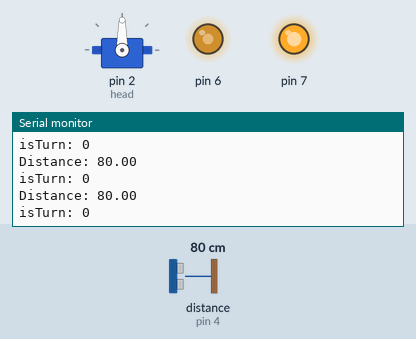
This sketch was run on a simulated Arduino Uno, built with avr-gcc and run on an emulated ATmega328P. On the bench: servo, output pins drawn as LEDs (lit = HIGH), the last lines printed to the serial monitor. The inputs (shaded band) are chosen by the test bench; at power-on: distance to the obstacle (sensor on pin 4) 80 cm.

Above: at 1.2 s.
1.3 s: distance to the obstacle (sensor on pin 4) set to 37 cm
At 1.46 s:
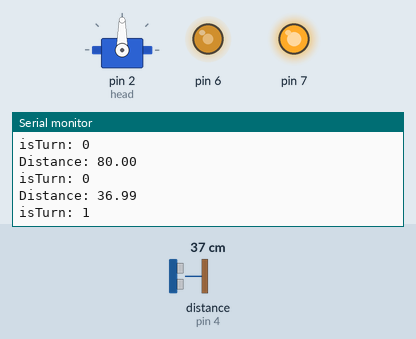
4.3 s: distance to the obstacle (sensor on pin 4) set to 35 cm
At 4.36 s:
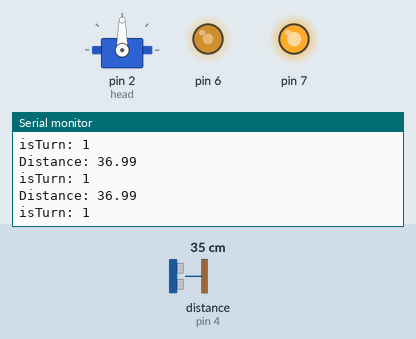
Timing chart, 0 to 7.3 s (numbered marks = the images above; inputs shaded):
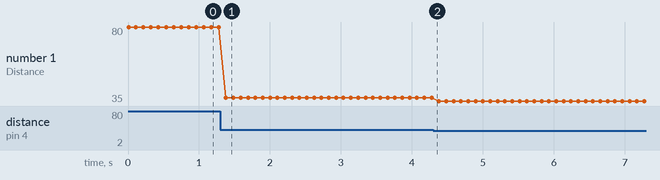

The sketch:

EntBotSketch.ino
```cpp
#include <Servo.h>
#include <Ultrasonic.h>

Servo head;
Ultrasonic ultrasonic(3,4);
boolean side = true;
boolean isTurn = false;

void setup() {
  Serial.begin(9600);
  Serial.println("setup in");
  head.attach(2);
  digitalWrite(8, side?HIGH:LOW);
  digitalWrite(9, !side?HIGH:LOW);
  digitalWrite(10, !side?HIGH:LOW);
  digitalWrite(11, side?HIGH:LOW);
  analogWrite(6,150);
  analogWrite(7,150);
  head.write(90);
}

float cmMsec;
void loop() {
  long microsec = ultrasonic.timing();
  cmMsec = ultrasonic.convert(microsec, Ultrasonic::CM);
  Serial.print("Distance: ");
  Serial.println(cmMsec);
  if(cmMsec < 40){
    isTurn = true;
  }else{
    isTurn = false;
  }
  Serial.print("isTurn: ");
  Serial.println(isTurn);
  chooseDirection();
  delay(100);
}

void chooseDirection(){
  if(isTurn){
    digitalWrite(8, side?HIGH:LOW);
    digitalWrite(9, !side?HIGH:LOW);
    digitalWrite(10, !side?HIGH:LOW);
    digitalWrite(11, side?HIGH:LOW);
  } else {
    digitalWrite(8, side?HIGH:LOW);
    digitalWrite(9, !side?HIGH:LOW);
    digitalWrite(10, side?HIGH:LOW);
    digitalWrite(11, !side?HIGH:LOW);
  }
}
```

Measured:
- after the input at 1.3 s, the serial monitor: prints a new line after 0.08 s (image 1)
- plotted number 1: 80 → 36.99 after the input at 1.3 s, 36.99 → 35 after the input at 4.3 s
